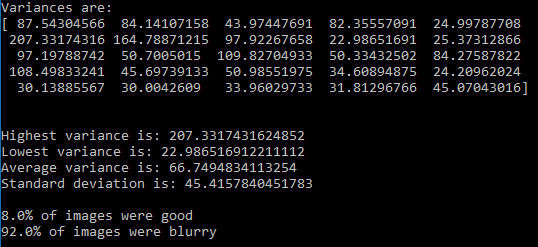
#> input picture tcb.PNG, 538 x 247 px
$ python detect_blur.py --images .   (Python 2 division)   (older library calls are emulated)
#> lines starting #> are read from the running program, lines starting #| are printed output that depends on the picture; long printed decimals are rounded
#import packages
from imutils import paths
import argparse
import cv2
import numpy as np

def variance_of_laplacian(image):
    # compute the Laplacian of the image and then return the focus
    # measure, which is simply the variance of the Laplacian
    return cv2.Laplacian(image, cv2.CV_64F).var()

# construct the argument parse and parse the arguments
ap = argparse.ArgumentParser()
ap.add_argument("-i", "--images", required=True,
	help="path to input directory of images")
ap.add_argument("-t", "--threshold", type=float, default=100.0,
	help="focus measures that fall below this value will be considered 'blurry'")
args = vars(ap.parse_args())

thresh = 155.76
above = 0
below = 0

variations = []
floatVariations = np.array(variations, dtype = np.float32)

# loop over the input images
for imagePath in paths.list_images(args["images"]):
	# load the image, convert it to grayscale, and compute the
	# focus measure of the image using the Variance of Laplacian
	# method
	image = cv2.imread(imagePath)
#> image is the input picture: shape (247, 538, 3); mean B, G, R 15.2, 15, 14.9
	gray = cv2.cvtColor(image, cv2.COLOR_BGR2GRAY)
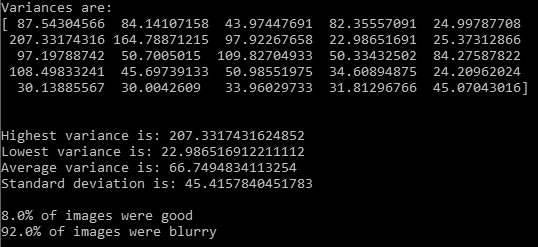
#> gray: shape (247, 538); min 0, max 192, mean 15
	fm = variance_of_laplacian(gray)
#> fm = 12879.4
        floatVariations = np.append(floatVariations, fm)
#> floatVariations = [12879.4]
        if fm > 155.76:
            above += 1;
        else:
            below += 1;
#> pass 2 of the loop `for imagePath in paths.list_images(args["images"]):`:
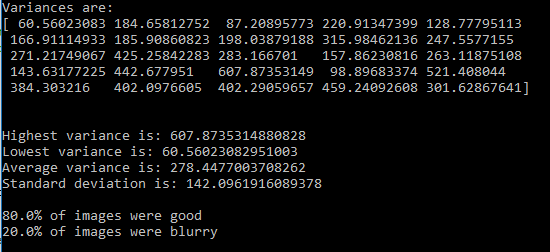
#> input picture tcg.PNG, 550 x 252 px
#> image is the input picture: shape (252, 550, 3); mean B, G, R 15.5, 15.3, 15.2
#> `gray = cv2.cvtColor(image, cv2.COLOR_BGR2GRAY)`:
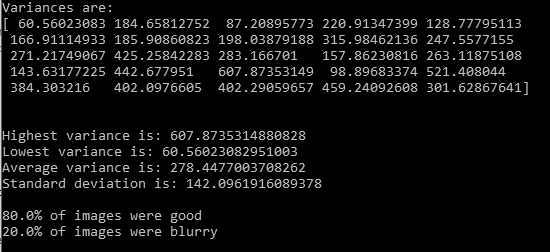
#> gray: shape (252, 550); min 0, max 213, mean 15.3
#> fm = 12939
#> floatVariations = [12879.4, 12939]

print 'Variances are:'
print floatVariations
#| [12879.405 12938.956]
print '\n'
print 'Highest variance is: ' + str(np.amax(floatVariations))
#| Highest variance is: 12938.956
print 'Lowest variance is: ' + str(np.amin(floatVariations))
#| Lowest variance is: 12879.405
print 'Average variance is: ' + str(np.mean(floatVariations))
#| Average variance is: 12909.181
print 'Standard deviation is: ' + str(np.std(floatVariations)) + '\n'
#| Standard deviation is: 29.776
thresh = np.mean(floatVariations) + 1.96 * np.std(floatVariations)
#> thresh = 12967.5
#print 'Therefore, for 95% confidence in blurriness, we should set the threshold at 1.96 * standard deviation + mean, which is: ' + str(thresh) + '\n'
print str(float(above)/np.size(floatVariations)*100) + '% of images were good'
#| 100.0% of images were good
print str(float(below)/np.size(floatVariations)*100) + '% of images were blurry'
#| 0.0% of images were blurry
